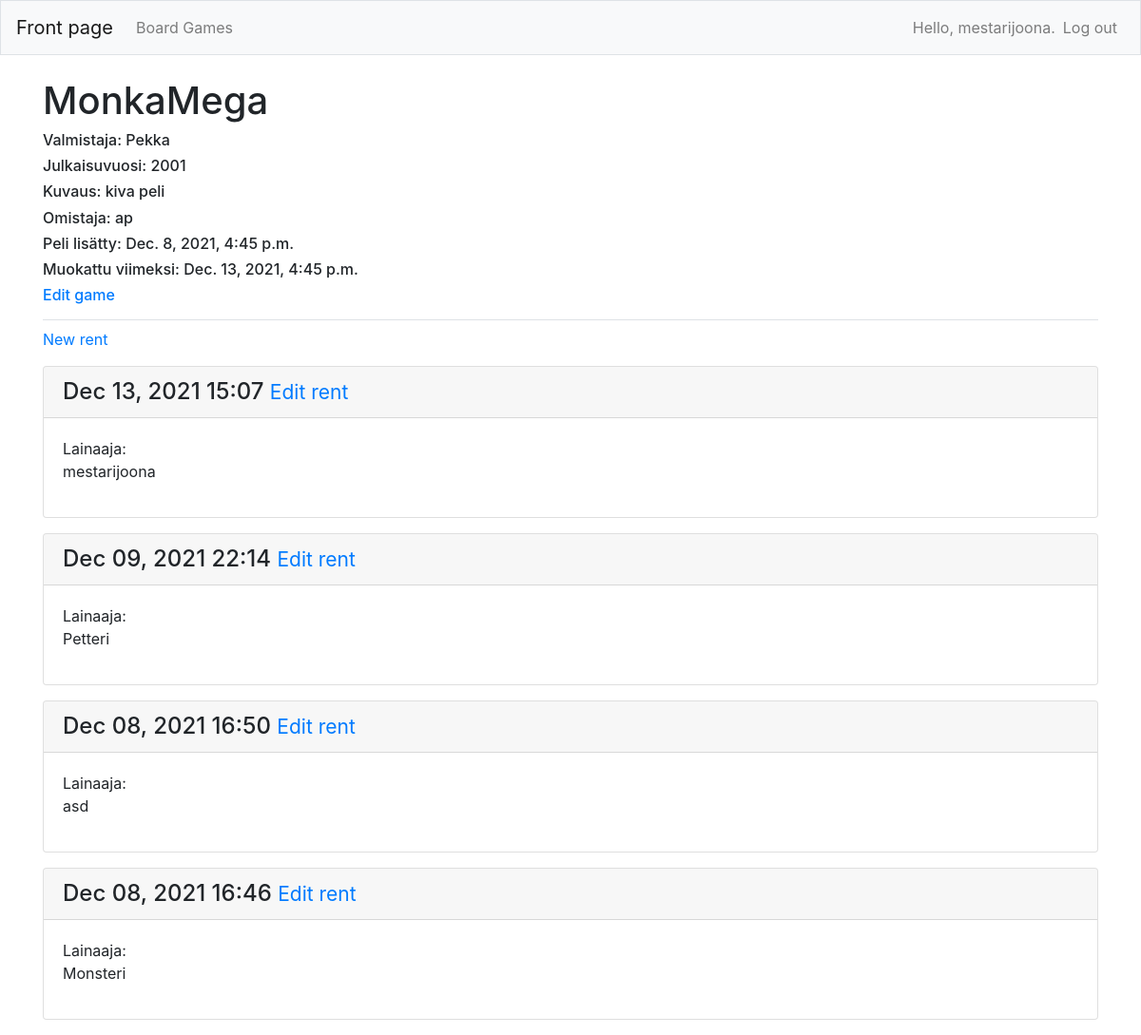
Screenshot of /games/1/ (signed in) with the database file from the repository.
### board_game/models.py (models this page shows, shortened)
class Game(models.Model):
    name = models.CharField(max_length=200)
    maker = models.CharField(max_length=20)
    year_published = models.IntegerField()
    description = models.CharField(max_length=200)
    """Adding date added and date modified fields that are automatic"""
    date_added = models.DateTimeField(auto_now_add=True)
    date_modified = models.DateTimeField(auto_now=True)
    owner = models.ForeignKey(User, on_delete=models.CASCADE)
    def __str__(self):
        return self.name

class Rent(models.Model):
    game = models.ForeignKey(Game, on_delete=models.CASCADE)
    """setting validators so the user can only giver stars from 1 to 5"""
    stars = models.PositiveIntegerField(null=True,
        validators=[MinValueValidator(1),
        MaxValueValidator(5)],)
    renter = models.CharField(max_length=30)
    review = models.CharField(max_length=255)
    rented = models.BooleanField()
    """Adding date added and date modified fields that are automatic"""
    date_added = models.DateTimeField(auto_now_add=True)
    date_modified = models.DateTimeField(auto_now=True)
    class Meta:
        verbose_name_plural = 'Rent'

### board_game/views.py (the view)
# urls.py: path('games/<int:game_id>/', views.game, name='game'),
@login_required
def game(request, game_id):
    game = Game.objects.get(id=game_id)
    rents = game.rent_set.order_by('-date_added')
    context = {'game': game, 'rents': rents}
    return render(request, 'board_game/game.html', context)

### board_game/templates/board_game/game.html
{% extends 'board_game/base.html' %}
{% block page_header %}
    <h1>{{ game }}</h1>
    <h6>Valmistaja: {{ game.maker }}</h6>
    <h6>Julkaisuvuosi: {{ game.year_published }}</h6>
    <h6>Kuvaus: {{ game.description }}</h6>
	<h6>Omistaja: {{ game.owner }}</h6>
    <h6>Peli lisätty: {{ game.date_added }}</h6>
    <h6>Muokattu viimeksi: {{ game.date_modified }}</h6>
    <h6>
        <a href="{% url 'board_game:edit_game' game.id %}">Edit game</a>
    </h6>
{% endblock page_header %}
{% block content %}
    <p>
        <a href="{% url 'board_game:new_rent' game.id %}">New rent</a>
    </p>
    {% for rent in rents %}
        <div class="card mb-3">
            <h4 class="card-header">
                {{ rent.date_added|date:'M d, Y H:i' }}
                <small><a href="{% url 'board_game:edit_rent' rent.id %}">
                    Edit rent</a></small>
            </h4>
            <div class="card-body">
                Lainaaja: {{ rent.renter|linebreaks }}
            </div>
        </div>
    {% empty %}
        <p>There are no rents for this game yet.</p>
    {% endfor %}
{% endblock content %}

### board_game/templates/board_game/base.html (shortened to what this page needs)
{% load bootstrap4 %}
<!doctype html>
<html lang="en">
<head>
    {% bootstrap_css %}
</head>
<body>
    <nav class="navbar navbar-expand-md navbar-light bg-light mb-4 border">
        <a class="navbar-brand" href="{% url 'board_game:index'%}">Front page</a>
        <div class="collapse navbar-collapse" id="navbarCollapse">
            <ul class="navbar-nav mr-auto">
                <li class="nav-item">
                <a class="nav-link" href="{% url 'board_game:games'%}">Board Games</a></li>
            </ul>
            <ul class="navbar-nav ml-auto">
                {% if user.is_authenticated %}
                    <li class="nav-item">
                        <span class="navbar-text">Hello, {{ user.username }}.</span>
                    </li>
                    <li class="nav-item">
                        <a class="nav-link" href="{% url 'users:logout' %}">Log out</a>
                    </li>
                {% endif %}
            </ul>
        </div>
    </nav>
    <main role="main" class="container">
        <div class="pb-2 mb-2 border-bottom">
            {% block page_header %}{% endblock page_header %}
        </div>
        <div>
            {% block content %}{% endblock content %}
        </div>
    </main>
</body>
</html>

### rows the page displays
Game: name "MonkaMega", maker "Pekka", year_published "2001", description "kiva peli", owner "ap", date_added "Dec. 8, 2021, 4:45 p.m.", date_modified "Dec. 13, 2021, 4:45 p.m."
Rent: date_added "Dec 13, 2021 15:07", renter "mestarijoona"
Rent: date_added "Dec 09, 2021 22:14", renter "Petteri"
Rent: date_added "Dec 08, 2021 16:50", renter "asd"
Rent: date_added "Dec 08, 2021 16:46", renter "Monsteri"

### other values shown
{{ user.username }} "mestarijoona"
